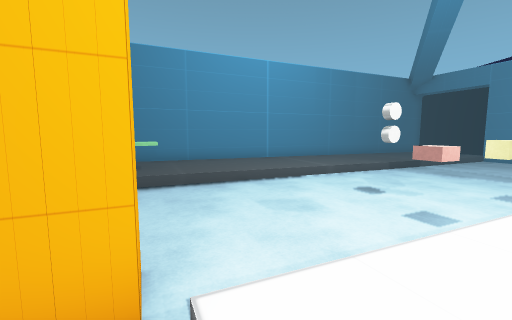
View 1 (above)

16 first-person views from a walk through a 3-D level made in the Unity game engine. The camera is 1.5 m above the floor, tilts 6° down and sees 90° across. The floor is counted in squares, 1 m on a side. Each view is taken from the middle of a square. On the plan, view 1 faces up. The plan holds only what a view shows up to about 13 squares ahead; the rest is blank. The place goes on beyond the plan. The player character is not drawn. Some surface patterns are stand-ins.

View 2
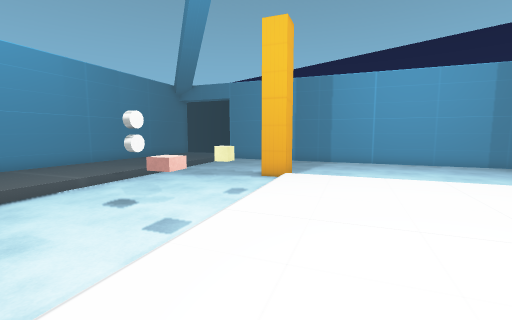

View 3
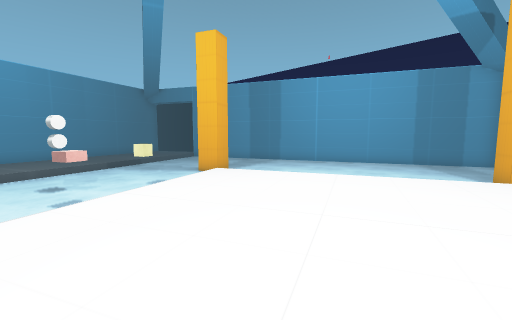

View 4
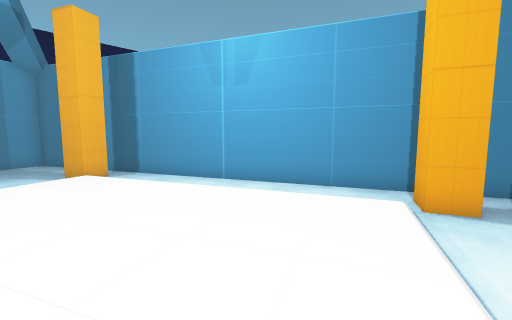

View 5
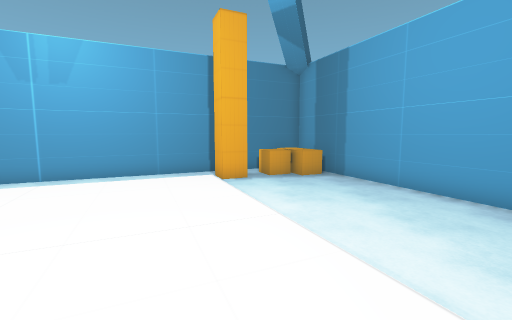

View 6
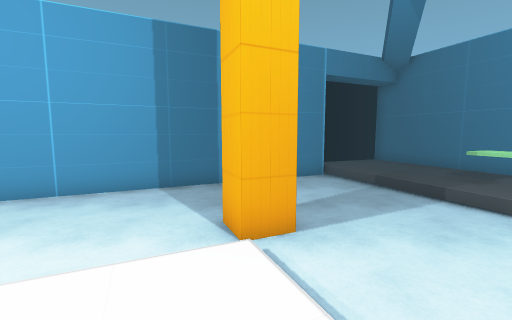

View 7
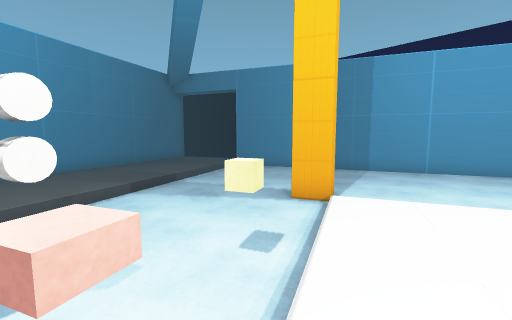

View 8
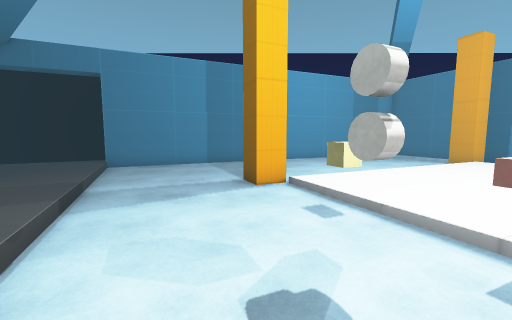

View 9
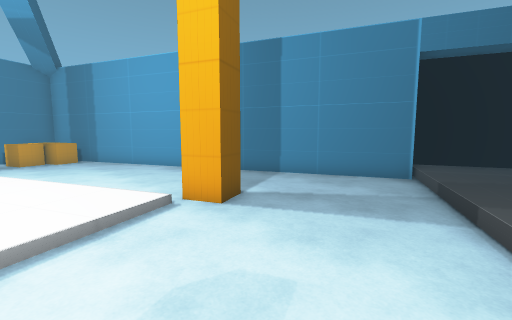

View 10
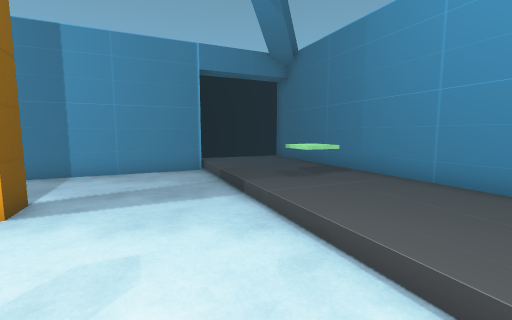

View 11
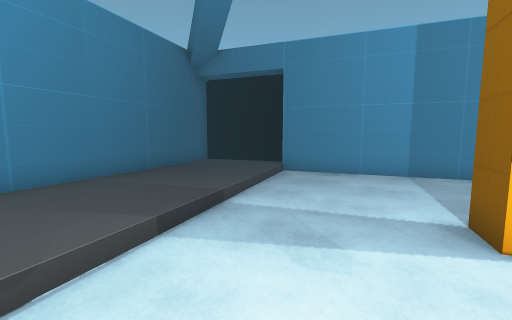

View 12
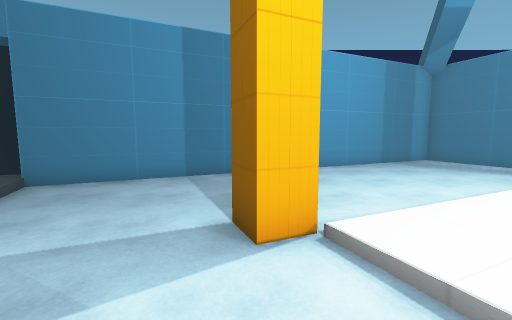

View 13
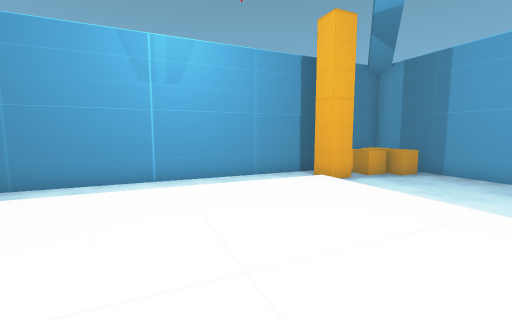

View 14
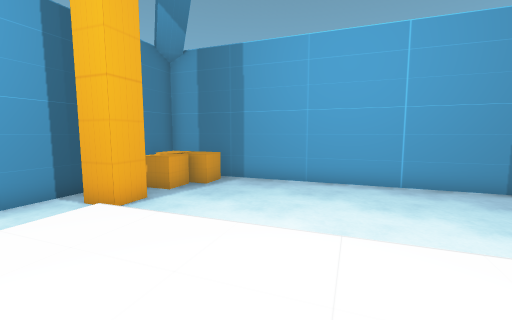

View 15
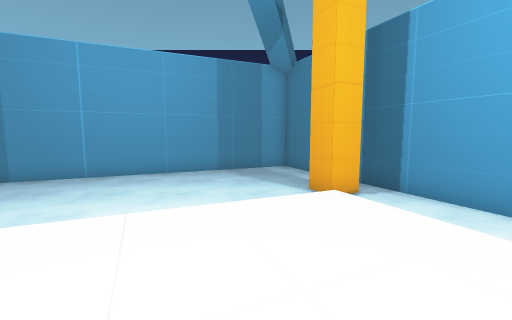

View 16
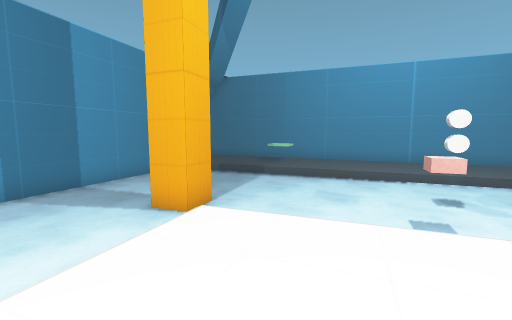

### Floor plan
Key: @ floor where view 1 was taken; # wall or solid block; . main floor; : floor 0.25 m higher than the main floor; + floor 0.5 m higher than the main floor; / step, stairs or slope; O other object.
Columns run from 10 left of view 1 to 19 right of it. Each row starts with its distance up from view 1.
 18                     ###
 17                   ###:#
 16                 ###:::#
 15               ###:::::##
 14            ####::::::::#
 13          ###::::::::://#
 12        ###:::::::://...#
 11      ###:::::::://.....##
 10    ###::::::::/.........#
  9 ####::::::::/...........##
  8 #:::::::://..............#
  7 #:::::://........./#.....#
  6 ##:::/.......O.O..//.....##
  5  #+/............//:/......#
  4  ###........../:::::......##
  3    #......../:::::::/......#
  2    ##...##/::::::::::......##
  1     #...../::::::::::/......#
  0     ##....@::::::::::/......##
 -1      #...../::::::::::/......#
 -2      ##..../::::::::::/......#
 -3       #...../::::::::::##...##
 -4       #...../::::::://.######
 -5       ##.....::::://...##
 -6        #...../:://...###
 -7        ##...../....###
 -8         #.O.##..####
 -9         ##OOO####
-10          #OO###
-11          ####

Where each view was taken, in squares from view 1:
view 1: 0 up, 0 right, facing up
view 2: 0 up, 1 right, facing up-right
view 3: 3 down, 2 right, facing up-right
view 4: 1 down, 2 right, facing down-right
view 5: 2 up, 2 right, facing down
view 6: 2 up, 3 right, facing left
view 7: 3 up, 3 right, facing up-right
view 8: 7 up, 1 right, facing right
view 9: 7 up, 2 right, facing down-left
view 10: 7 up, 3 right, facing left
view 11: 7 up, 4 right, facing up-right
view 12: 7 up, 5 right, facing right
view 13: 2 up, 6 right, facing down
view 14: 1 down, 5 right, facing down-left
view 15: 1 down, 6 right, facing right
view 16: 1 down, 4 right, facing up-left
